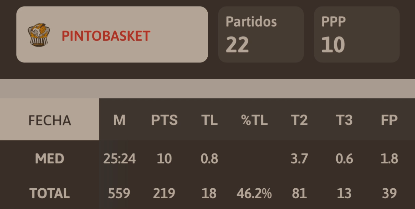
#> input picture Pintobasket/temp_Castro Dieguez.PNG, 415 x 209 px; its folder holds only this picture in this run; the run also reads 1 picture not shown here
$ python -i stats.py   (imports and definitions only)
#> lines starting #> are read from the running program, lines starting #| are printed output that depends on the picture
import os
from csv import excel

import cv2
import pytesseract
from PIL import Image
import pandas as pd

# Path to Tesseract executable
pytesseract.pytesseract.tesseract_cmd = r'F:\Programas\Tesseract-OCR\tesseract.exe'

import cv2
import os
import shutil


# Define a mapping from special characters to their simpler equivalents
def simplify_path(path):
#> called with path = 'Pintobasket/Castro Diéguez.PNG'
    replacements = {
        'ñ': 'n',
        'Ñ': 'N',
        'á': 'a',
        'é': 'e',
        'í': 'i',
        'ó': 'o',
        'ú': 'u',
        'Á': 'A',
        'É': 'E',
        'Í': 'I',
        'Ó': 'O',
        'Ú': 'U'
    }
    for char, replacement in replacements.items():
        path = path.replace(char, replacement)
    return path


def preprocess_image(image_path):
    temp_path = create_temp_copy(image_path)

    # Read the image in grayscale from the new path
    image = cv2.imread(temp_path, cv2.IMREAD_GRAYSCALE)
#> image: shape (209, 415); min 46, max 173, mean 84.9

    # Check if the image was loaded properly
    if image is None:
        raise FileNotFoundError(
            f"Could not read image from {temp_path}. Please ensure the file exists and is accessible.")

    # Define rectangle properties
    rects = [
        ((0, 0), (image.shape[1] // 2, image.shape[0] // 3)),
        ((0, 0), (image.shape[1] // 5, image.shape[0])),
        ((0, image.shape[0] // 3), (image.shape[1], image.shape[0] // 3 + image.shape[0] // 3)),
    ]

    # Draw rectangles on the image
    for (top_left, bottom_right) in rects:
        cv2.rectangle(image, top_left, bottom_right, 255, thickness=cv2.FILLED)
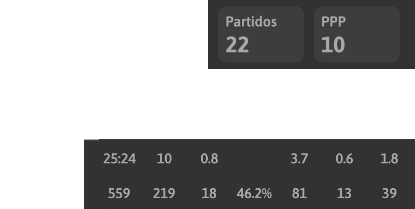
#> image: shape (209, 415); min 46, max 255, mean 170.1

    # Invert colors if needed
    inverted_image = cv2.bitwise_not(image)
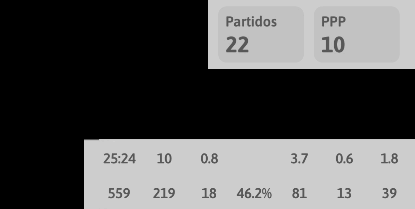
#> inverted_image: shape (209, 415); min 0, max 209, mean 84.9

    # Resize for better OCR accuracy
    scaled_image = cv2.resize(inverted_image, None, fx=2, fy=2, interpolation=cv2.INTER_CUBIC)

    # Optionally remove the temporary file if you no longer need it
    os.remove(temp_path)


    return scaled_image


def create_temp_copy(image_path):
    # Simplify the path by replacing special characters
    simplified_path = simplify_path(image_path)
    # Define the path to copy the file
    base_dir = os.path.dirname(simplified_path)
    base_name = os.path.basename(simplified_path)
    temp_path = os.path.join(base_dir, f"temp_{base_name}")
    # Copy the file to the new path
    shutil.copy(image_path, temp_path)
    return temp_path


def extract_text(image):
    image_pil = Image.fromarray(image)
    custom_config = r'--oem 3 --psm 11 -c tessedit_char_whitelist=0123456789.:%-'

    extracted_text = pytesseract.image_to_string(image_pil, config=custom_config)
    return extracted_text


# [281 lines left out: functions extract_data_from_text, clean_text_and_remove_excess, check_over_50_over_under, check_over_40_points, check_over_5_PF, check_over_20_3P and 10 more, not called in this run]

def get_team_stats(image_path):
    # Open the image file, read the text and return it
    preprocessed_image = preprocess_image(image_path)

    # Read the image in grayscale from the new path
    image = cv2.imread(image_path, cv2.IMREAD_GRAYSCALE)

    # Check if the image was loaded properly
    if image is None:
        raise FileNotFoundError(
            f"Could not read image from {image_path}. Please ensure the file exists and is accessible.")

    # Invert colors if needed
    inverted_image = cv2.bitwise_not(image)
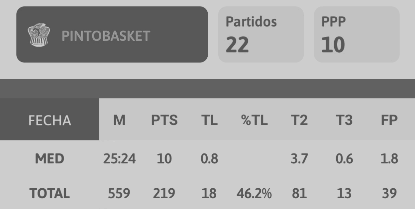
#> inverted_image: shape (209, 415); min 82, max 209, mean 170.1

    # Resize for better OCR accuracy
    scaled_image = cv2.resize(inverted_image, None, fx=2, fy=2, interpolation=cv2.INTER_CUBIC)
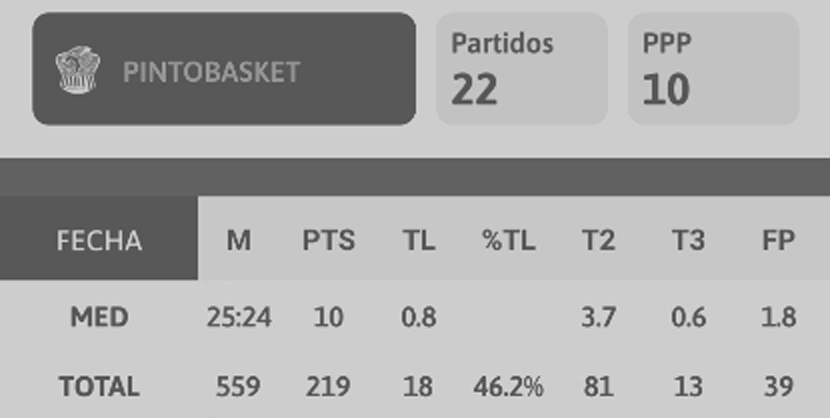
#> scaled_image: shape (418, 830); min 58, max 233, mean 170.1

    text = extract_text(scaled_image)

    lines = text.split('\n')
    lines = [line for line in lines if line]
    sections = ['Wins', 'Loses', 'Avg Points Scored', 'Avg Points Received']
    data = {}
    for i in range(len(lines)):
        if i < len(sections):
            data[sections[i]] = lines[i]

    # Check not over 150 points scored or received
    if ('Avg Points Scored' in data) and float(data['Avg Points Scored']) > 150:
            data['Avg Points Scored'] = data['Avg Points Scored'][:2] + '.' + data['Avg Points Scored'][2:]

    if ('Avg Points Received' in data) and float(data['Avg Points Received']) > 150:
        data['Avg Points Received'] = data['Avg Points Received'][:2] + '.' + data['Avg Points Received'][2:]

    print(data)
    return data

#> (the run stopped early here; a loop or call above may not have finished)
